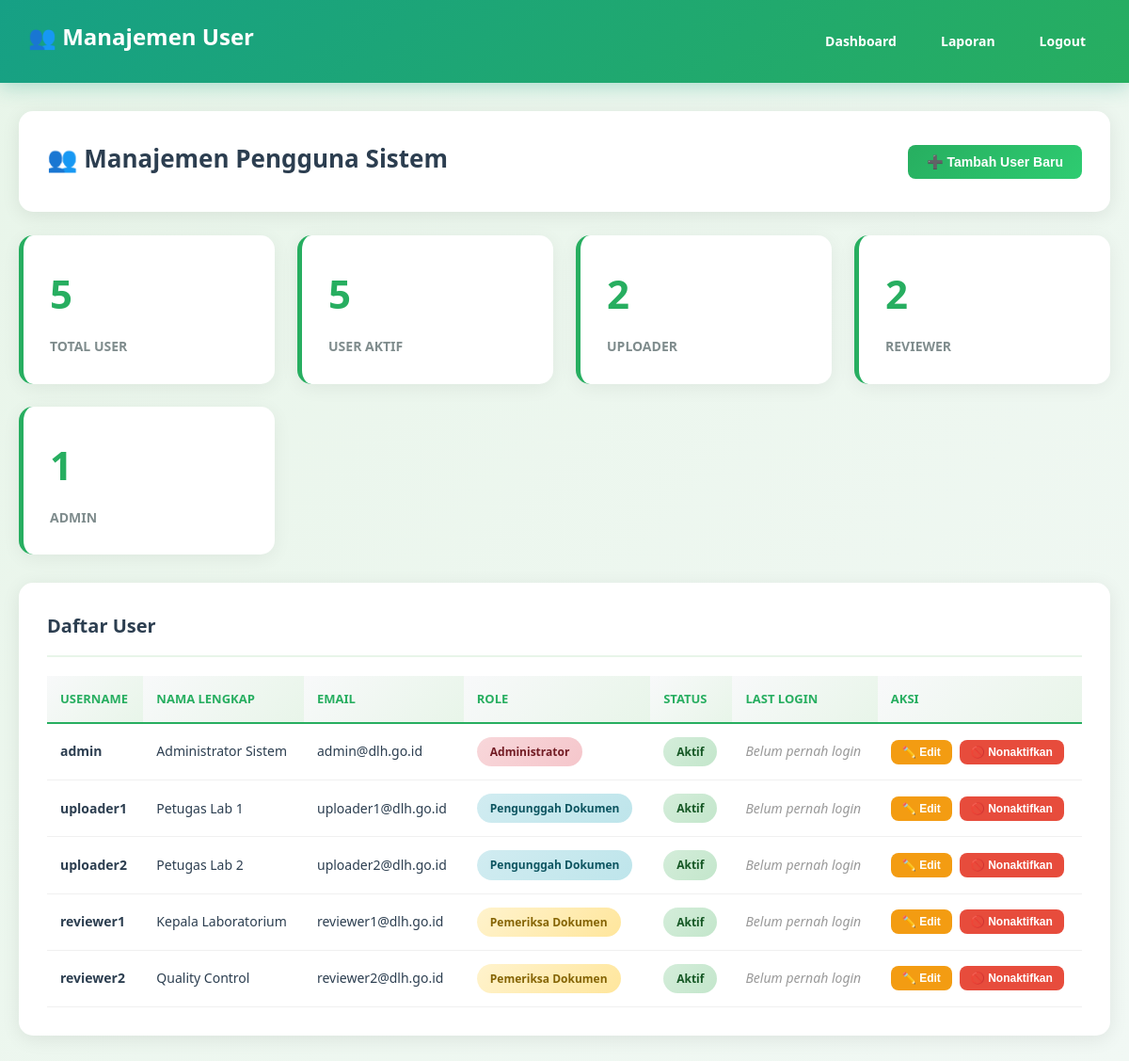
The page /modules/admin/users.php (signed in) on the database its author committed.
### tables this page shows
CREATE TABLE `users` (
  `user_id` INT(11) NOT NULL AUTO_INCREMENT,
  `username` VARCHAR(50) NOT NULL,
  `password` VARCHAR(255) NOT NULL,
  `full_name` VARCHAR(100) NOT NULL,
  `email` VARCHAR(100) NOT NULL,
  `role` ENUM('uploader','reviewer','admin') NOT NULL,
  `is_active` TINYINT(1) DEFAULT 1,
  `created_at` TIMESTAMP DEFAULT CURRENT_TIMESTAMP,
  `last_login` TIMESTAMP NULL DEFAULT NULL,
  PRIMARY KEY (`user_id`),
  UNIQUE KEY `username` (`username`),
  UNIQUE KEY `email` (`email`),
  KEY `idx_username` (`username`),
  KEY `idx_role` (`role`)
);

### includes/security.php (called while the page is built, shortened)
<?php
function e($string) {
    return htmlspecialchars($string, ENT_QUOTES, 'UTF-8');
}
?>

### modules/admin/users.php (the view, shortened to what this page needs)
<?php
require_once '../../includes/auth.php';
$query = "
    SELECT
        user_id,
        username,
        full_name,
        email,
        role,
        is_active,
        created_at,
        last_login
    FROM users
    ORDER BY created_at DESC
";
$users = $conn->query($query);
$stats_query = "
    SELECT
        COUNT(*) as total_users,
        SUM(CASE WHEN is_active = 1 THEN 1 ELSE 0 END) as active_users,
        SUM(CASE WHEN role = 'uploader' THEN 1 ELSE 0 END) as uploaders,
        SUM(CASE WHEN role = 'reviewer' THEN 1 ELSE 0 END) as reviewers,
        SUM(CASE WHEN role = 'admin' THEN 1 ELSE 0 END) as admins
    FROM users
";
$stats = $conn->query($stats_query)->fetch_assoc();
?>
<!DOCTYPE html>
<html lang="id">
<head>
     <link rel="stylesheet" href="../../assets/css/style.css">
</head>
<body>
    <div class="navbar">
        <h1>👥 Manajemen User</h1>
        <div class="nav-links">
            <a href="../dashboard/index.php">Dashboard</a>
            <a href="reports.php">Laporan</a>
            <a href="../auth/logout.php">Logout</a>
        </div>
    </div>
    <div class="container">
        <div class="page-header">
            <h2>👥 Manajemen Pengguna Sistem</h2>
            <button class="btn" onclick="openAddUserModal()">
                ➕ Tambah User Baru
            </button>
        </div>
        <div class="stats-grid">
            <div class="stat-card">
                <h3><?php echo $stats['total_users']; ?></h3>
                <p>Total User</p>
            </div>
            <div class="stat-card success">
                <h3><?php echo $stats['active_users']; ?></h3>
                <p>User Aktif</p>
            </div>
            <div class="stat-card">
                <h3><?php echo $stats['uploaders']; ?></h3>
                <p>Uploader</p>
            </div>
            <div class="stat-card">
                <h3><?php echo $stats['reviewers']; ?></h3>
                <p>Reviewer</p>
            </div>
            <div class="stat-card">
                <h3><?php echo $stats['admins']; ?></h3>
                <p>Admin</p>
            </div>
        </div>
        <div class="card">
            <h3 style="margin-bottom: 20px;">Daftar User</h3>
            <table>
                <thead>
                    <tr>
                        <th>Username</th>
                        <th>Nama Lengkap</th>
                        <th>Email</th>
                        <th>Role</th>
                        <th>Status</th>
                        <th>Last Login</th>
                        <th>Aksi</th>
                    </tr>
                </thead>
                <tbody>
                    <?php while ($u = $users->fetch_assoc()): ?>
                    <tr>
                        <td><strong><?php echo e($u['username']); ?></strong></td>
                        <td><?php echo e($u['full_name']); ?></td>
                        <td><?php echo e($u['email']); ?></td>
                        <td>
                            <span class="badge badge-<?php echo $u['role']; ?>">
                                <?php echo USER_ROLES[$u['role']]; ?>
                            </span>
                        </td>
                        <td>
                            <?php if ($u['is_active']): ?>
                            <span class="badge badge-active">Aktif</span>
                            <?php else: ?>
                            <span class="badge badge-inactive">Nonaktif</span>
                            <?php endif; ?>
                        </td>
                        <td>
                            <?php
                            if ($u['last_login']) {
                                echo timeAgo($u['last_login']);
                            } else {
                                echo '<em style="color: #999;">Belum pernah login</em>';
                            }
                            ?>
                        </td>
                        <td>
                            <div class="user-actions">
                                <button class="btn btn-sm btn-warning"
                                        onclick='editUser(<?php echo json_encode($u); ?>)'>
                                    ✏️ Edit
                                </button>
                                <?php if ($u['is_active']): ?>
                                <button class="btn btn-sm btn-danger"
                                        onclick="toggleUserStatus(<?php echo $u['user_id']; ?>, 0)">
                                    🚫 Nonaktifkan
                                </button>
                                <?php endif; ?>
                            </div>
                        </td>
                    </tr>
                    <?php endwhile; ?>
                </tbody>
            </table>
        </div>
    </div>
</body>
</html>

### assets/css/style.css (style rules this page uses)
:root { --primary-color: #2d7a3e; --primary-dark: #1e5c2c; --primary-light: #4caf50; --primary-gradient: linear-gradient(135deg, #2d7a3e 0%, #1e5c2c 100%); --secondary-color: #81c784; --accent-color: #66bb6a; --success-color: #27ae60; --warning-color: #f39c12; --danger-color: #e74c3c; --info-color: #3498db; --bg-color: #f5f8f5; --card-bg: #ffffff; --text-primary: #2c3e50; --text-secondary: #7f8c8d; --border-color: #e0e0e0; --shadow-sm: 0 2px 5px rgba(45, 122, 62, 0.1); --shadow-md: 0 4px 15px rgba(45, 122, 62, 0.15); --shadow-lg: 0 8px 25px rgba(45, 122, 62, 0.2); }
* { margin: 0; padding: 0; box-sizing: border-box; }
body { font-family: 'Segoe UI', Tahoma, Geneva, Verdana, sans-serif; background: var(--bg-color); color: var(--text-primary); line-height: 1.6; }
.navbar { background: var(--primary-gradient); color: white; padding: 15px 30px; box-shadow: var(--shadow-md); }
.navbar h1 { font-size: 20px; margin-bottom: 10px; display: flex; align-items: center; gap: 10px; }
.navbar .nav-links { display: flex; gap: 15px; flex-wrap: wrap; }
.navbar .nav-links a { color: white; text-decoration: none; padding: 8px 16px; border-radius: 5px; transition: all 0.3s; }
.container { max-width: 1200px; margin: 0 auto; padding: 0 20px 30px; }
.page-header { background: white; padding: 30px; border-radius: 10px; margin-bottom: 20px; box-shadow: var(--shadow-sm); display: flex; justify-content: space-between; align-items: center; }
.page-header h2 { color: var(--text-primary); margin-bottom: 5px; }
.card, .section, .welcome { background: white; padding: 25px; border-radius: 10px; box-shadow: var(--shadow-sm); margin-bottom: 20px; }
.card h3, .section h2 { color: var(--text-primary); margin-bottom: 20px; }
.stats-grid { display: grid; grid-template-columns: repeat(auto-fit, minmax(240px, 1fr)); gap: 20px; margin-bottom: 30px; }
.stat-card { background: white; padding: 25px; border-radius: 10px; box-shadow: var(--shadow-sm); border-left: 4px solid var(--primary-color); transition: all 0.3s; }
.stat-card h3 { font-size: 36px; color: var(--primary-color); margin-bottom: 10px; }
.stat-card p { color: var(--text-secondary); font-size: 14px; }
.stat-card.success { border-left-color: var(--success-color); }
.stat-card.success h3 { color: var(--success-color); }
.btn { display: inline-block; padding: 12px 24px; background: var(--primary-color); color: white; text-decoration: none; border-radius: 8px; font-size: 14px; font-weight: 600; border: none; cursor: pointer; transition: all 0.3s; }
.btn-sm { padding: 6px 12px; font-size: 12px; }
.btn-warning { background: var(--warning-color); }
.btn-danger { background: var(--danger-color); }
.badge { display: inline-block; padding: 5px 12px; border-radius: 20px; font-size: 12px; font-weight: 600; }
.badge-active { background: #d4edda; color: #155724; }
.badge-uploader { background: #d1ecf1; color: #0c5460; }
.badge-reviewer { background: #fff3cd; color: #856404; }
.badge-admin { background: #f8d7da; color: #721c24; }
table { width: 100%; border-collapse: collapse; }
table th { background: #f8f9fa; padding: 12px; text-align: left; font-size: 13px; color: var(--text-secondary); border-bottom: 2px solid var(--border-color); }
table td { padding: 12px; border-bottom: 1px solid #f0f0f0; font-size: 14px; }

### rows shown on the page
users: username "admin", full_name "Administrator Sistem", email "admin@dlh.go.id", role "Administrator", is_active "Aktif", shows "Belum pernah login"
users: username "uploader1", full_name "Petugas Lab 1", email "uploader1@dlh.go.id", role "Pengunggah Dokumen", is_active "Aktif", shows "Belum pernah login"
users: username "uploader2", full_name "Petugas Lab 2", email "uploader2@dlh.go.id", role "Pengunggah Dokumen", is_active "Aktif", shows "Belum pernah login"
users: username "reviewer1", full_name "Kepala Laboratorium", email "reviewer1@dlh.go.id", role "Pemeriksa Dokumen", is_active "Aktif", shows "Belum pernah login"
users: username "reviewer2", full_name "Quality Control", email "reviewer2@dlh.go.id", role "Pemeriksa Dokumen", is_active "Aktif", shows "Belum pernah login"

### other values the page prints
$stats['total_users'] "5"
$stats['active_users'] "5"
$stats['uploaders'] "2"
$stats['reviewers'] "2"
$stats['admins'] "1"
